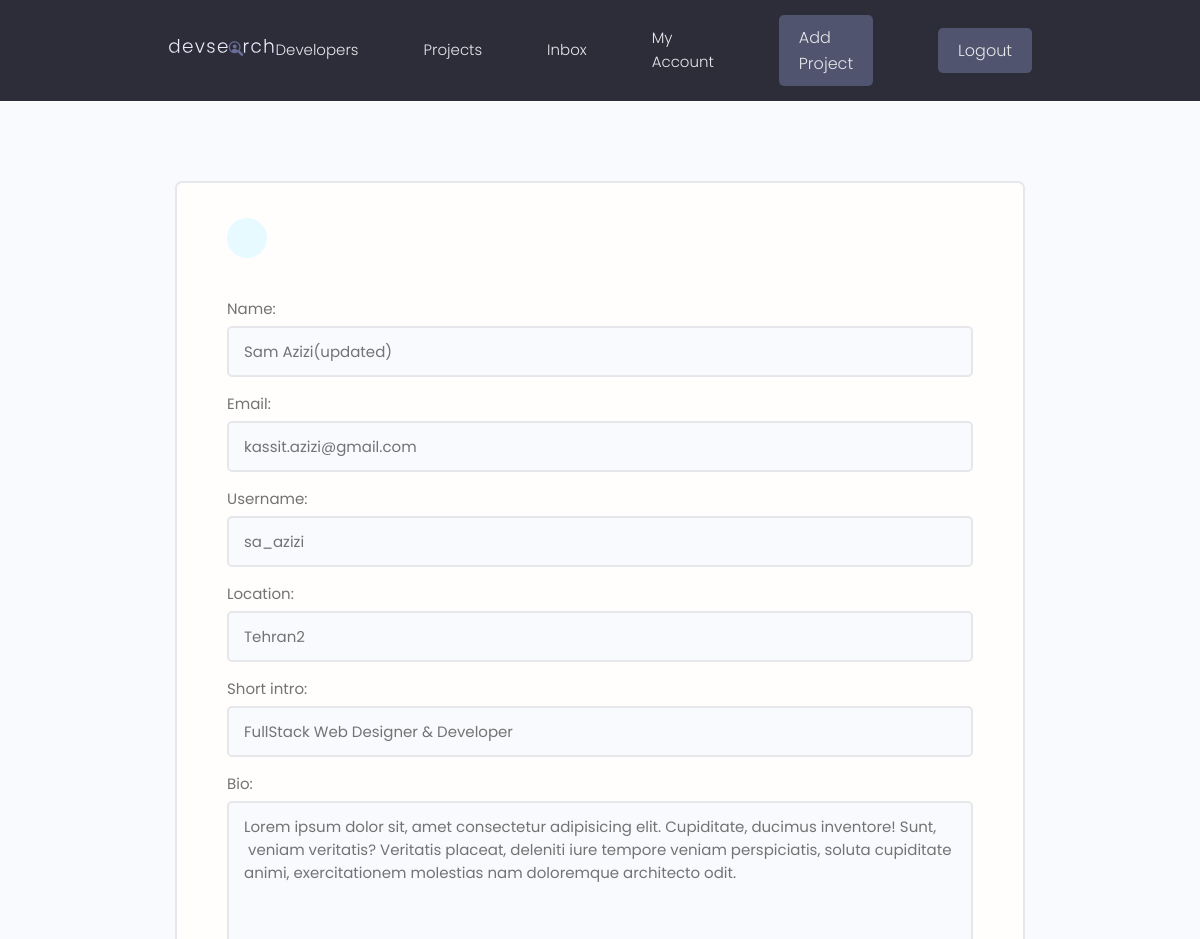
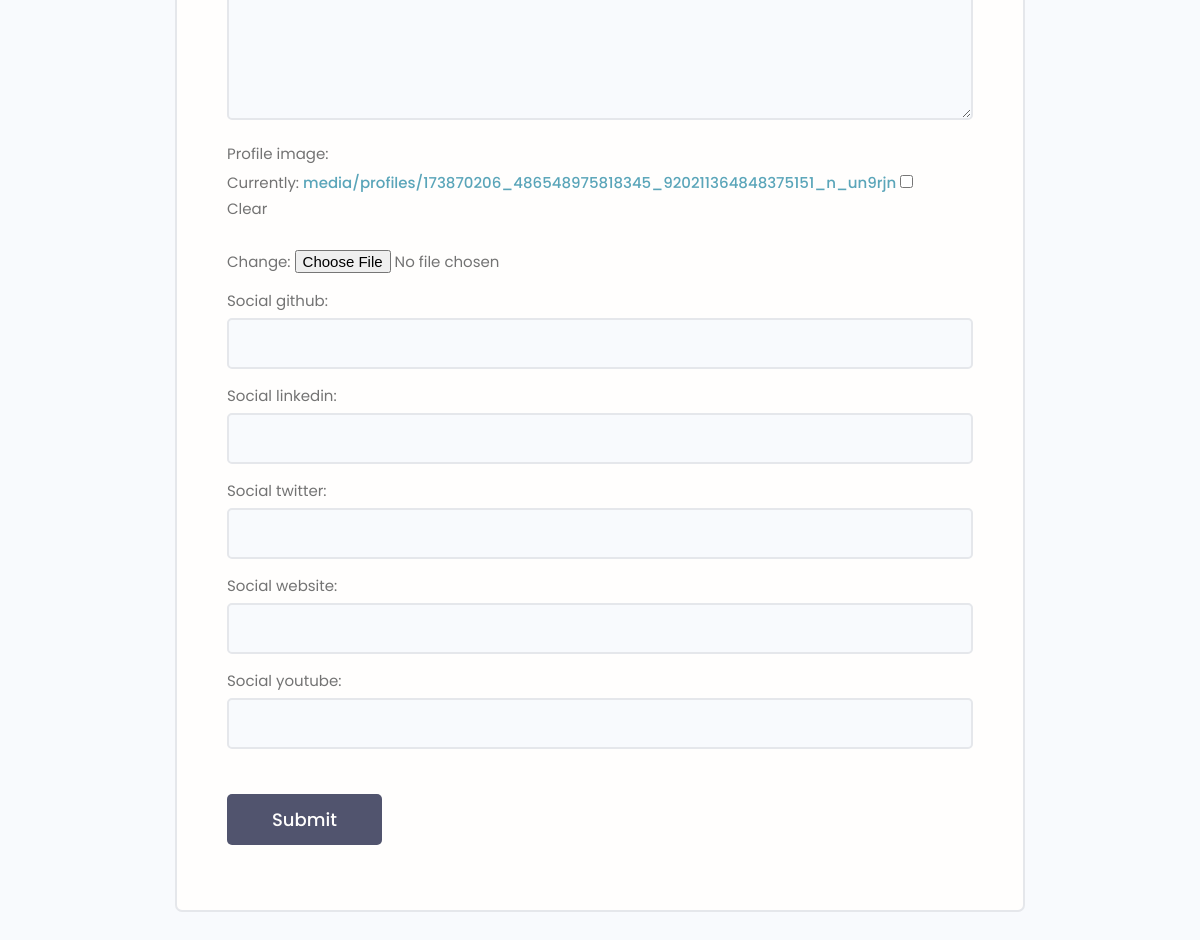
The page /edit-account/ (signed in) on the database its author committed (2 pictures, top to bottom).
### users/models.py (models this page shows, shortened)
class Profile(models.Model):
    user = models.OneToOneField(User, on_delete=models.CASCADE,null=True, blank=True )
    name = models.CharField(max_length=200, blank=True, null=True)
    email = models.EmailField(null=True, blank=True)
    username = models.CharField(max_length=200,null=True, blank=True)
    short_intro = models.CharField(max_length=200, blank=True, null=True)
    bio = models.TextField(null=True, blank=True)
    location = models.CharField(max_length=200,blank=True, null=True)
    profile_image = models.ImageField(default='profiles/user-default.jpg',null=True,blank=True, upload_to='profiles/')
    social_github = models.CharField(max_length=200, blank=True, null=True)
    social_twitter =  models.CharField(max_length=200, blank=True, null=True)
    social_linkedin =  models.CharField(max_length=200, blank=True, null=True)
    social_youtube =  models.CharField(max_length=200, blank=True, null=True)
    social_website =  models.CharField(max_length=200, blank=True, null=True)
    created = models.DateTimeField(auto_now_add=True)
    id = models.UUIDField(default=uuid.uuid4, unique=True,
                          primary_key=True, editable=False)
    class Meta:
        ordering =["created"]

### users/views.py (the view, shortened to what this page needs)
# urls.py: path('edit-account/',views.editAccount, name='edit-account'),
@login_required(login_url='users:login')
def editAccount(request):
    profile = request.user.profile
    form = ProfileForm(instance=profile)
    context = {
        'form':form
    }
    return  render(request,'users/profile_form.html',context)

### users/form.py
class ProfileForm(ModelForm):
    class Meta:
        model = Profile
        fields = ['name','email','username',
                  'location','short_intro','bio','profile_image',
                  'social_github','social_linkedin','social_twitter','social_website','social_youtube']
    def __init__(self,*args, **kwargs):
        super(ProfileForm, self).__init__(*args, **kwargs)
        for name , field in self.fields.items():
            field.widget.attrs.update({'class': 'input'})

### users/templates/users/profile_form.html (shortened to what this page needs)
{% extends 'main.html' %}
{% load static %}
{% block content%}
    <main class="formPage my-xl">
        <div class="content-box">
            <div class="formWrapper">
                <a class="backButton" href="{% url 'users:account' %}"></a>
                <br>
                <form    class="form" method="POST" enctype="multipart/form-data">
                    {% for field in form  %}
                    <div class="form__field">
                        <label for="formInput#text">{{ field.label }}: </label>
                        {{ field }}
                    </div>
                    {% endfor %}
                    <input class="btn btn--sub btn--lg  my-md" type="submit" value="Submit" />
                </form>
            </div>
        </div>
    </main>
{% endblock %}

### static/styles/app.css (style rules this page uses)
:root { --color-sub: #2d2d39; }
.btn--sub { background-color: var(--color-sub-light); }
.content-box { width: 95%; max-width: 85rem; margin: 0 auto; }
.backButton { background: var(--color-main-light); color: var(--color-main); width: 4rem; height: 4rem; display: flex; align-items: center; justify-content: center; border-radius: 50%; }
.formPage .formWrapper { list-style: none; background: var(--color-white); padding: 3.5rem 5rem; border: 2px solid var(--color-light); border-radius: 0.7rem; }

### static/uikit/styles/modules/_variables.css (style rules this page uses)
:root { --color-main: #5aa5b9; --color-main-light: #e6faff; --color-sub: #3f4156; --color-sub-light: #51546e; --color-sub-lighter: #ededfd; --color-text: #737373; --color-gray: #8b8b8b; --color-light: #e5e7eb; --color-light-gray: #767676; --color-bg: #f8fafd; --color-white: #fffefd; --color-white-light: #f3f3f3; --color-success: #359e64; --color-success-bg: #def8e8; --color-error: #fc4b0b; --color-error-bg: #fff2ee; --font-base: 'Poppins', arial, helvetica, 'Segoe UI', roboto, ubuntu, sans-serif; --font-monospace: 'Fira Code', 'Courier New', courier, monospace; --font-regular: 300; --font-medium: 500; --font-bold: 700; --generic-shadow: 1px 1px 5px #00000010; --generic-transition: all 0.3s ease-in-out; }

### static/uikit/styles/modules/_base.css (style rules this page uses)
* { margin: 0; padding: 0; box-sizing: border-box; text-rendering: optimizeLegibility; color: inherit; font-size: inherit; }
html { font-size: 50%; }
@media only screen and (min-width: 480px) { html { font-size: 56.25%; } }
@media only screen and (min-width: 1200px) { html { font-size: 62.5%; } }
body { line-height: 1.6; font-weight: 400; font-size: 1.5rem; color: var(--color-text); background-color: var(--color-bg); min-height: 100vh; }

### static/uikit/styles/modules/_typography.css (style rules this page uses)
* { font-family: var(--font-base); }
a { padding-bottom: 2px; text-decoration: none; display: inline-block; color: var(--color-main); font-weight: var(--font-medium); }

### static/uikit/styles/modules/_utilities.css (style rules this page uses)
.my-md { margin: 3rem auto; }
.my-xl { margin: 8rem auto; }

### static/uikit/styles/modules/_button.css (style rules this page uses)
.btn { display: inline-block; position: relative; cursor: pointer; background-color: var(--color-light); font-weight: var(--font-medium); color: var(--color-sub); text-decoration: none; padding: 1rem 2rem; border-radius: 0.5rem; border: none; width: -webkit-fit-content; width: -moz-fit-content; width: fit-content; height: -webkit-fit-content; height: -moz-fit-content; height: fit-content; font-size: 1.6rem; outline-width: 0; outline-color: transparent; -webkit-backface-visibility: hidden; backface-visibility: hidden; transition: all 0.3s ease-in-out; }
.btn--sub { background-color: var(--color-sub); color: var(--color-white); }
.btn--lg { font-size: 1.8rem; padding: 1.2rem 4.5rem; }

### static/uikit/styles/modules/_form.css (style rules this page uses)
.form { display: block; }
.form__field { margin-top: 1.5rem; margin-bottom: 1.5rem; }
.form__label, .form__field > label { display: block; margin-bottom: 0.5rem; color: var(--color-text); }
input.input[type='text'], input.input[type='email'], input.input[type='password'], input.input[type='number'], textarea.input { min-width: 24rem; width: 100%; padding: 1.2rem 1.5rem; border-radius: 0.5rem; border: 2px solid var(--color-light); transition: all 0.3s ease-in-out; background-color: var(--color-bg); }

### rows shown on the page
Profile: form "Sam Azizi(updated)" "kassit.azizi@gmail.com" "sa_azizi" "Tehran2" "FullStack Web Designer & Developer" "Lorem ipsum dolor sit, amet consectetur adipisicing elit. Cupiditate, ducimus inventore! Sunt, veniam veritatis? Veritatis placeat, deleniti iure tempore veniam perspiciatis, soluta cupiditate animi, exercitationem molestias nam doloremque architecto odit."

### other values the page prints
{{ field.label }} "Name" "Email" "Username" "Location" "Short intro" "Bio" "Profile image" "Social github" "Social linkedin" "Social twitter" "Social website" "Social youtube"
